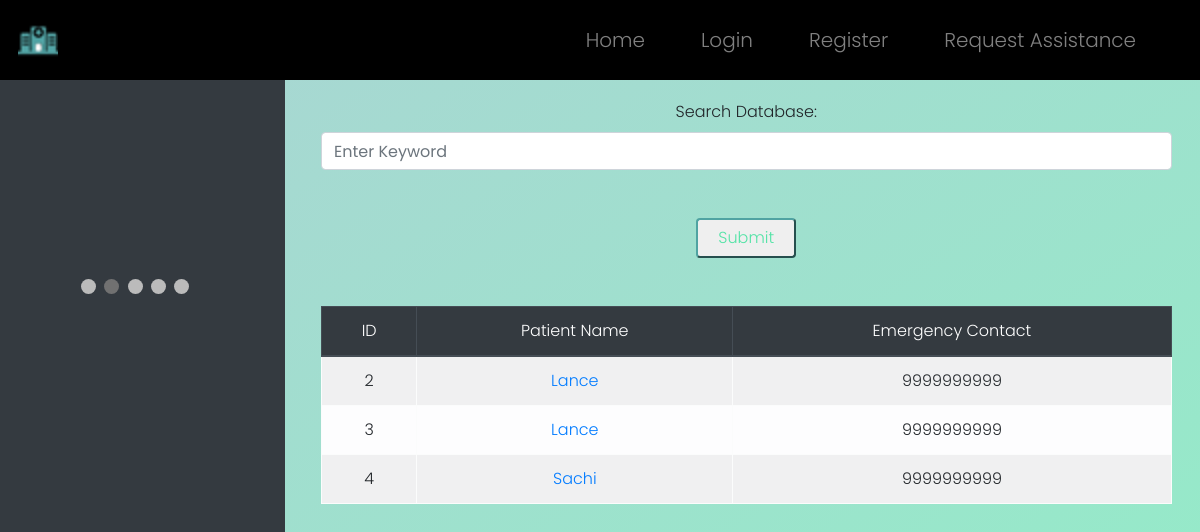
The page /requests on the database as committed earlier.
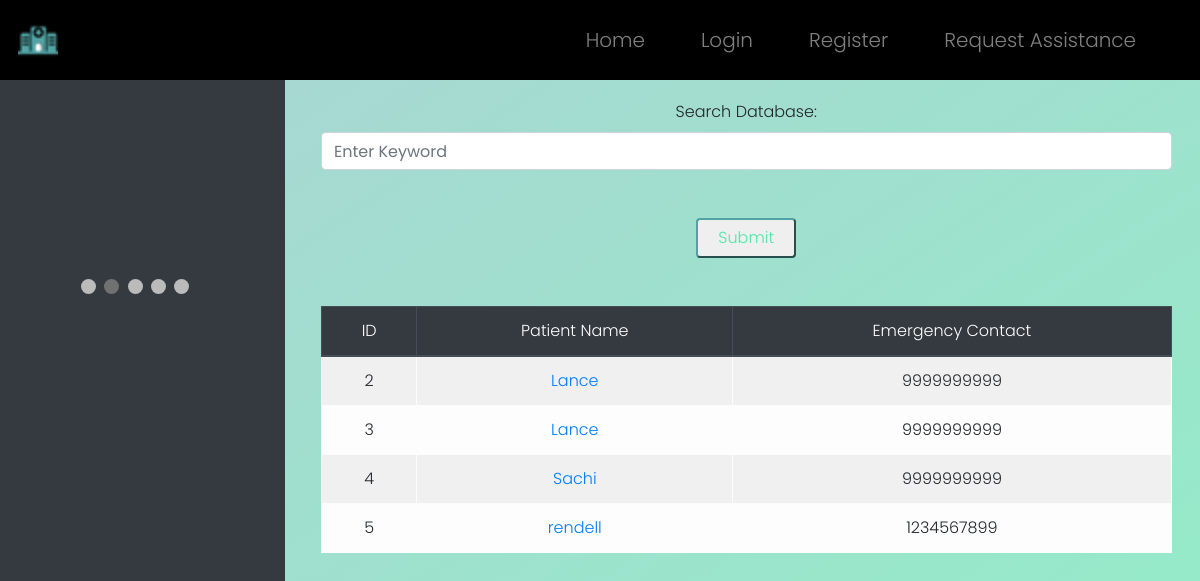
The same page on the database as committed later.
### WebApp/models.py (models this page shows)
class Req(models.Model):
    req_id = models.AutoField(primary_key=True)
    name = models.CharField(max_length=64)
    age = models.IntegerField()
    gender = models.CharField(max_length=64)
    address = models.TextField()
    phone = models.CharField(max_length=64)
    email = models.CharField(max_length=64)
    symptoms = models.TextField()
    emg_phone = models.CharField(max_length=64)

### WebApp/views.py (the view)
# urls.py: path("requests", views.reqs, name="reqs"),
def reqs(request):
    if request.method == "POST":
        fil=Req.objects.all()
        sp=request.POST["sp"]
        if sp!="":
            fil=fil.filter(name=sp)
            return render(request, "WebApp/allreqs.html", {"requests": fil})
        else:
            return render(request, "WebApp/allreqs.html", {"requests": None})
    else:
        reqs=Req.objects.all()
        if reqs:
            return render(request, "WebApp/allreqs.html", {"requests": reqs})
        else:
            return render(request, "WebApp/allreqs.html", {"requests": None})

### WebApp/templates/WebApp/allreqs.html (shortened to what this page needs)
{% extends "WebApp/layout.html" %}
{% load static %}
{% block body %}
<div class="row">
	<div class="col-3 abtimg">
		<div class="slideshow-container">
            </div>
            <br>
            <div style="text-align:center">
              <span class="dot"></span>
              <span class="dot"></span>
              <span class="dot"></span>
              <span class="dot"></span>
              <span class="dot"></span>
            </div>
	</div>
	<div class="col-9 dash">
		<center>
            <form action="{% url 'reqs' %}" method="post">
                <div class=row>
                    <div class=col>
                        <label>Search Database:</label>
                        <input class="form-control intinp inp" type="text" placeholder="Enter Keyword" name="sp"/>
                    </div>
                </div>
                <br><br>
                <center><button type="submit" id="log-button">Submit</button></center>
                <br><br>
            </form>
			{% if requests == None %}
				<h2 style="font-weight: 900;">No Requests Found...</h2>
			{% else %}
			<table class="table table-striped table-light table-bordered" style="text-align: center;">
				<thead class="thead-dark">
					<tr>
						<th scope="col" id="rank" class=head>ID</th>
						<th scope="col" class=head>Patient Name</th>
						<th scope="col" class=head>Emergency Contact</th>
					</tr>
				</thead>
				<tbody>
					{% for request in requests %}
						<tr>
							<th scope="row">{{ request.req_id }}</th>
							<td><a href="#">{{ request.name }}</a></td>
							<td>{{ request.emg_phone }}</td>
						</tr>
					{% endfor %}
				</tbody>
			</table>
			{% endif %}
		</center>
	</div>
</div>
{% endblock %}

Rows that differ between the two databases and show on the page:
added Req: req_id "5", name "rendell", emg_phone "1234567899"
